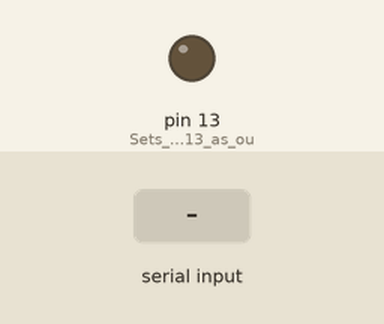
This sketch was run on a simulated Arduino Uno, built with avr-gcc and run on an emulated ATmega328P. Shown: output pins drawn as LEDs (lit = HIGH). The test bench sets the inputs (shaded band). What the sketch prints to the serial monitor is not drawn.

Above: at 1.2 s.
1.3 s: "1\n" received over Serial
2.8 s: byte 1 (1) received over Serial
At 3.7 s:
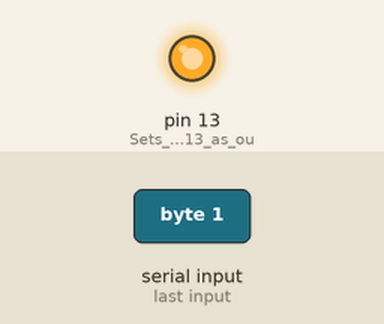
4.3 s: "0\n" received over Serial
At 4.8 s:
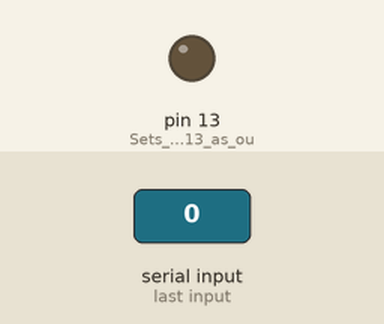
Timing chart, 0 to 7.3 s (numbered marks = the images above; inputs shaded):
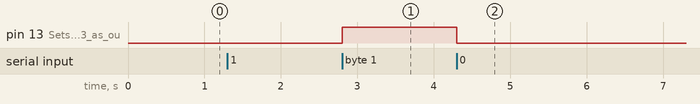

The sketch:

bluetooth.ino
```cpp
char data = 0;            //Variable for storing received data
void setup()
{
    Serial.begin(9600);   //Sets the baud for serial data transmission
    pinMode(13, OUTPUT);  //Sets digital pin 13 as output pin
}
void loop()
{
   if(Serial.available() > 0)      // Send data only when you receive data:
   {
      data = Serial.read();        //Read the incoming data & store into data
      Serial.print(data);          //Print Value inside data in Serial monitor
      Serial.print("\n");
      if(data == 1 || data == '1')              // Checks whether value of data is equal to 1
         digitalWrite(13, HIGH);   //If value is 1 then LED turns ON
      else        //  Checks whether value of data is equal to 0
         digitalWrite(13, LOW);    //If value is 0 then LED turns OFF
   }
}
```

Measured:
- after the input at 2.8 s, pin 13 (Sets_digital_pin_13_as_ou): LOW → HIGH at once
- after the input at 4.3 s, pin 13 (Sets_digital_pin_13_as_ou): HIGH → LOW at once
